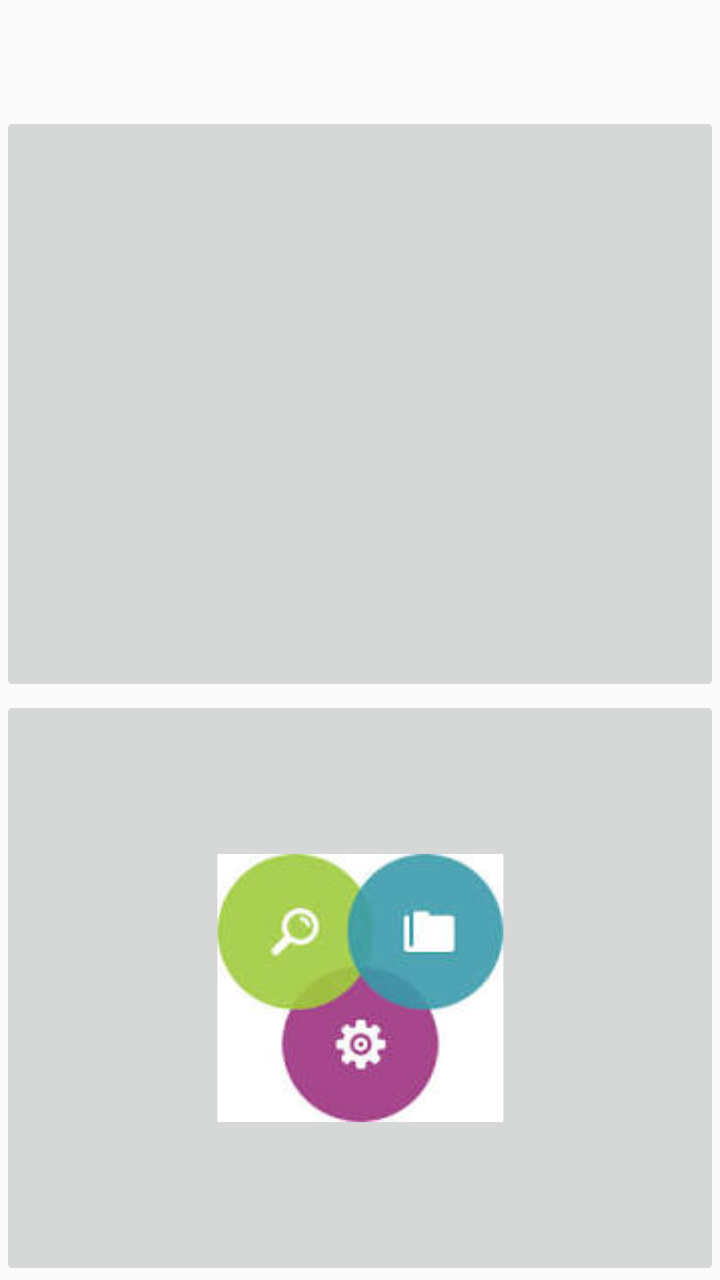
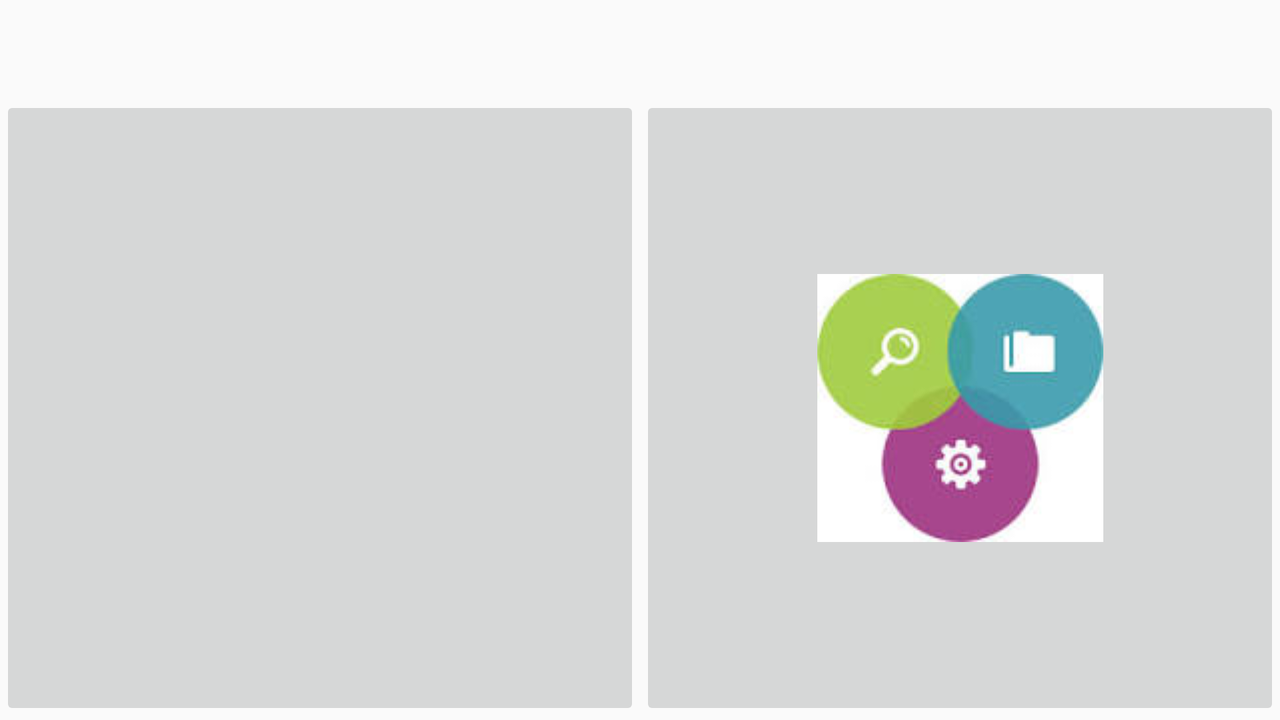

An Android layout and its configuration variant, each rendered on a device that would load it. The default file and the variant file are quoted in full after the pictures.
<!-- AndroidManifest.xml: activity theme Theme.AppCompat.Light.NoActionBar -->
<!-- res/layout/activity_main.xml -->
<LinearLayout xmlns:android="http://schemas.android.com/apk/res/android"
    xmlns:tools="http://schemas.android.com/tools"
    android:layout_width="match_parent"
    android:layout_height="match_parent"
    android:orientation="vertical"
    tools:context="das.practica5.spolex.clientsManager.main.MainActivity"
    >

    <android.support.v7.widget.Toolbar
        android:id="@+id/main_toolbar"
        android:layout_width="match_parent"
        android:layout_height="wrap_content"
        android:minHeight="?attr/actionBarSize"
        style="@style/DrawerArrowStyle" />



        <ImageButton
            android:layout_width="match_parent"
            android:layout_height="match_parent"
            android:id="@+id/main_clients_id"

            android:src="@drawable/ic_action_clients"
            android:layout_gravity="center|fill_vertical"
            android:layout_weight="0.5" />

        <ImageButton
            android:layout_width="match_parent"
            android:layout_height="match_parent"
            android:id="@+id/main_manage_id"

            android:src="@drawable/manage"
            android:layout_gravity="center"
            android:layout_weight="0.5" />


</LinearLayout>
<!-- resources referenced by this layout -->
<resources>
  <!-- drawable manage: jpg bitmap (drawable, 3794 bytes) -->
  <style name="DrawerArrowStyle" parent="Widget.AppCompat.DrawerArrowToggle">
          <item name="spinBars">true</item>
          <item name="color">@android:color/white</item>
      </style>
</resources>
<!-- res/layout-land/activity_main.xml (the repository's variant of the layout above) -->
<!-- drawn on the phone turned sideways -->
<?xml version="1.0" encoding="utf-8"?>
<LinearLayout xmlns:android="http://schemas.android.com/apk/res/android"
    android:orientation="vertical" android:layout_width="match_parent"
    android:layout_height="match_parent">

    <android.support.v7.widget.Toolbar
        android:id="@+id/main_toolbar"
        android:layout_width="match_parent"
        android:layout_height="wrap_content"
        android:minHeight="?attr/actionBarSize"
        style="@style/DrawerArrowStyle" />


    <LinearLayout
        android:orientation="horizontal"
        android:layout_width="fill_parent"
        android:layout_height="fill_parent"
        android:weightSum="1">

        <ImageButton
                android:layout_width="match_parent"
                android:layout_height="match_parent"
                android:id="@+id/main_clients_id"

                android:src="@drawable/ic_action_clients"
            android:layout_weight="0.5" />

        <ImageButton
            android:layout_width="match_parent"
            android:layout_height="match_parent"
            android:id="@+id/main_manage_id"

            android:src="@drawable/manage"
            android:layout_gravity="center"
            android:layout_weight="0.5" />
    </LinearLayout>

</LinearLayout>
